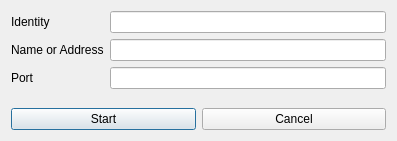
<?xml version="1.0" encoding="UTF-8"?>
<ui version="4.0">
 <class>StartListener</class>
 <widget class="QDialog" name="StartListener">
  <property name="geometry">
   <rect>
    <x>0</x>
    <y>0</y>
    <width>397</width>
    <height>141</height>
   </rect>
  </property>
  <property name="windowTitle">
   <string>Start Listener</string>
  </property>
  <property name="windowIcon">
   <iconset resource="../dchat.qrc">
    <normaloff>:/dchatlogo.png</normaloff>:/dchatlogo.png</iconset>
  </property>
  <layout class="QGridLayout" name="gridLayout">
   <item row="0" column="0" colspan="2">
    <layout class="QFormLayout" name="formLayout">
     <item row="0" column="0">
      <widget class="QLabel" name="identityLabel">
       <property name="text">
        <string>Identity</string>
       </property>
      </widget>
     </item>
     <item row="0" column="1">
      <widget class="QLineEdit" name="identityEdit">
       <property name="readOnly">
        <bool>true</bool>
       </property>
      </widget>
     </item>
     <item row="1" column="0">
      <widget class="QLabel" name="nameOrAddressLabel">
       <property name="text">
        <string>Name or Address</string>
       </property>
      </widget>
     </item>
     <item row="1" column="1">
      <widget class="QLineEdit" name="addressEdit"/>
     </item>
     <item row="2" column="0">
      <widget class="QLabel" name="portLabel">
       <property name="text">
        <string>Port</string>
       </property>
      </widget>
     </item>
     <item row="2" column="1">
      <widget class="QLineEdit" name="portEdit"/>
     </item>
    </layout>
   </item>
   <item row="1" column="0">
    <widget class="QPushButton" name="startButton">
     <property name="text">
      <string>Start</string>
     </property>
    </widget>
   </item>
   <item row="1" column="1">
    <widget class="QPushButton" name="cancelButton">
     <property name="text">
      <string>Cancel</string>
     </property>
    </widget>
   </item>
  </layout>
 </widget>
 <resources>
  <include location="../dchat.qrc"/>
 </resources>
 <connections/>
</ui>
